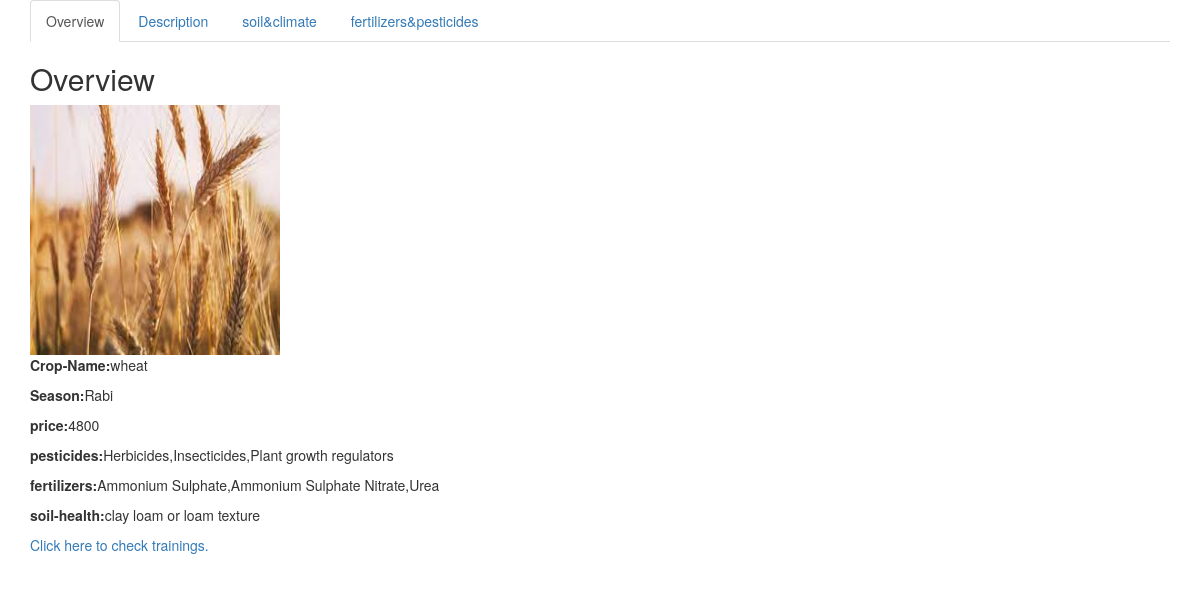
The page /dtail/2 on the database its author committed.
### agri/models.py (models this page shows, shortened)
class Crop(models.Model):
    name = models.CharField(max_length=100)
    crop_info = models.TextField(max_length=3000)
    season = MultiSelectField(choices=season_choice,max_length=50)
    climate = models.TextField(max_length=2000)
    state = MultiSelectField(choices=state_choice,max_length=200,default="Telangana")
    price = models.IntegerField()
    photo = models.ImageField(blank=True,null=True,upload_to='images/')
    pesticides = models.CharField(max_length=100)
    fertilizers = models.CharField(max_length=100)
    seed = models.CharField(max_length=100)
    soil_health = models.CharField(max_length=100)
    soil_info = models.TextField(max_length=1000)

### agri/views.py (the view)
# urls.py: path("dtail/<int:id>",views.dtail,name="dtail"),
def dtail(request,id):
    data = Crop.objects.filter(id = id).first()
    context = {
        'data':data
    }
    return render(request,"agri/cropManagement.html",context)

### agri/templates/agri/cropManagement.html (shortened to what this page needs)
<!DOCTYPE html>
<html lang="en">
<head>
  <link rel="stylesheet" href="https://maxcdn.bootstrapcdn.com/bootstrap/3.4.1/css/bootstrap.min.css">
</head>
<body>
<div class="container">
  <ul class="nav nav-tabs">
    <li class="active"><a data-toggle="tab" href="#home">Overview</a></li>
    <li><a data-toggle="tab" href="#menu1">Description</a></li>
    <li><a data-toggle="tab" href="#menu2">soil&climate</a></li>
    <li><a data-toggle="tab" href="#menu3">fertilizers&pesticides</a></li>
  </ul>
  <div class="tab-content">
    <div id="home" class="tab-pane fade in active">
      <h2>Overview</h2>
      <img src="{{data.photo.url}}" height="250" width="250" >
      <p><strong>Crop-Name:</strong>{{data.name}}</p>
      <p><strong>Season:</strong>{{data.season}}</p>
      <p><strong>price:</strong>{{data.price}}</p>
      <p><strong>pesticides:</strong>{{data.pesticides}}</p>
      <p><strong>fertilizers:</strong>{{data.fertilizers}}</p>
      <p><strong>soil-health:</strong>{{data.soil_health}}</p>
      <p><a href="{% url 'tpa' data.id %}">Click here to check trainings.</a></p>
    </div>
  </div>
</div>
</body>
</html>

### rows shown on the page
Crop: photo (picture), name "wheat", season "Rabi", price "4800", pesticides "Herbicides,Insecticides,Plant growth regulators", fertilizers "Ammonium Sulphate,Ammonium Sulphate Nitrate,Urea", soil_health "clay loam or loam texture"
